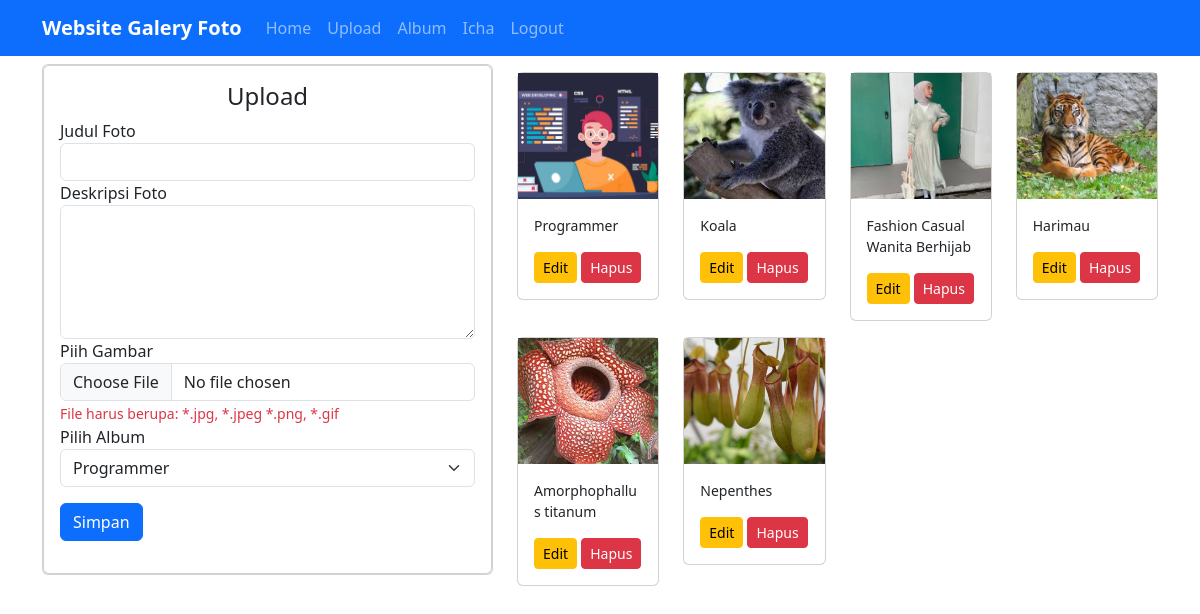
Page /?url=upload (signed in) on the committed database.
### tables this page shows
CREATE TABLE `foto` (
  `fotoid` int(11) NOT NULL,
  `judulfoto` varchar(255) NOT NULL,
  `deskripsifoto` text NOT NULL,
  `tanggalunggah` date NOT NULL,
  `lokasifile` varchar(255) NOT NULL,
  `albumid` int(11) NOT NULL,
  `userid` int(11) NOT NULL
);

### page/upload.php (the view, shortened to what this page needs)
<div class="container">
    <div class="row">
        <div class="col-5">
            <div class="card mt-2">
            <div class="card">
                <div class="card-body">
                    <h4 class="row justify-content-center">Upload</h4>
                    <?php
                    $album=mysqli_query($conn, "SELECT * FROM album");
                    ?>
                    <?php if(!isset($_GET['edit']) && !isset($_GET['hapus'])): ?>
                    <form action="?url=upload" method="post" enctype="multipart/form-data">
                    <div class="form-group">
                        <label>Judul Foto</label>
                        <input type="text" class="form-control" required name="judulfoto">
                    </div>
                    <div class="form-group">
                        <label>Deskripsi Foto</label>
                        <textarea name="deskripsifoto" class="form-control" required cols="30" rows="5"></textarea>
                    </div>
                    <div class="form-group">
                        <label>Piih Gambar</label>
                        <input type="file" name="lokasifile" class="form-control" required>
                        <small class="text-danger">File harus berupa: *.jpg, *.jpeg *.png, *.gif</small>
                    </div>
                    <div class="form-group">
                        <label>Pilih Album</label>
                        <select name="albumid" class="form-select">
                            <?php foreach($album as $albums): ?>
                                <option value="<?= $albums['albumid'] ?>"><?= $albums['namaalbum'] ?></option>
                                <?php endforeach; ?>
                        </select>
                    </div>
                    <input type="submit" value="Simpan" name="submit" class="btn btn-primary my-3">
                    </form>
                    <?php endif; ?>
                </div>
                </div>
            </div>
        </div>
        <div class="col-7">
            <div class="row">
            <?php
                $fotos=mysqli_query($conn, "SELECT * FROM foto WHERE userid='".@$_SESSION['userid']."'");
                foreach($fotos as $foto):
            ?>
                <div class="col-6 col-md-4 col-lg-3">
                    <div class="card mt-3">
                        <img src="uploads/<?= $foto['lokasifile'] ?>" class="object-fit-cover" style="aspect-ratio: 10/9" >
                        <div class="card-body">
                            <p class="small"><?= $foto['judulfoto'] ?></p>
                    <a href="?url=upload&&edit&&fotoid=<?= $foto['fotoid'] ?>" class="btn btn-sm btn-warning">Edit</a>
                    <a href="?url=upload&&hapus&&fotoid=<?= $foto['fotoid'] ?>" class="btn btn-sm btn-danger">Hapus</a>
                </div>
                </div>
                    </div>
            <?php endforeach; ?>
        </div>
    </div>
</div>
</div>

### assets/css/style.css (style rules this page uses)
.container { width: 100%; margin: 0 auto; }
.container:after { content: ''; display: block; clear: both; }

### rows in the picture
foto: lokasifile (picture), judulfoto "Programmer"
foto: lokasifile (picture), judulfoto "Koala"
foto: lokasifile (picture), judulfoto "Fashion Casual Wanita Berhijab"
foto: lokasifile (picture), judulfoto "Harimau"
foto: lokasifile (picture), judulfoto "Amorphophallus titanum"
foto: lokasifile (picture), judulfoto "Nepenthes"

### other values in the picture
$_SESSION['username'] "Icha"
form field albumid "Programmer"
